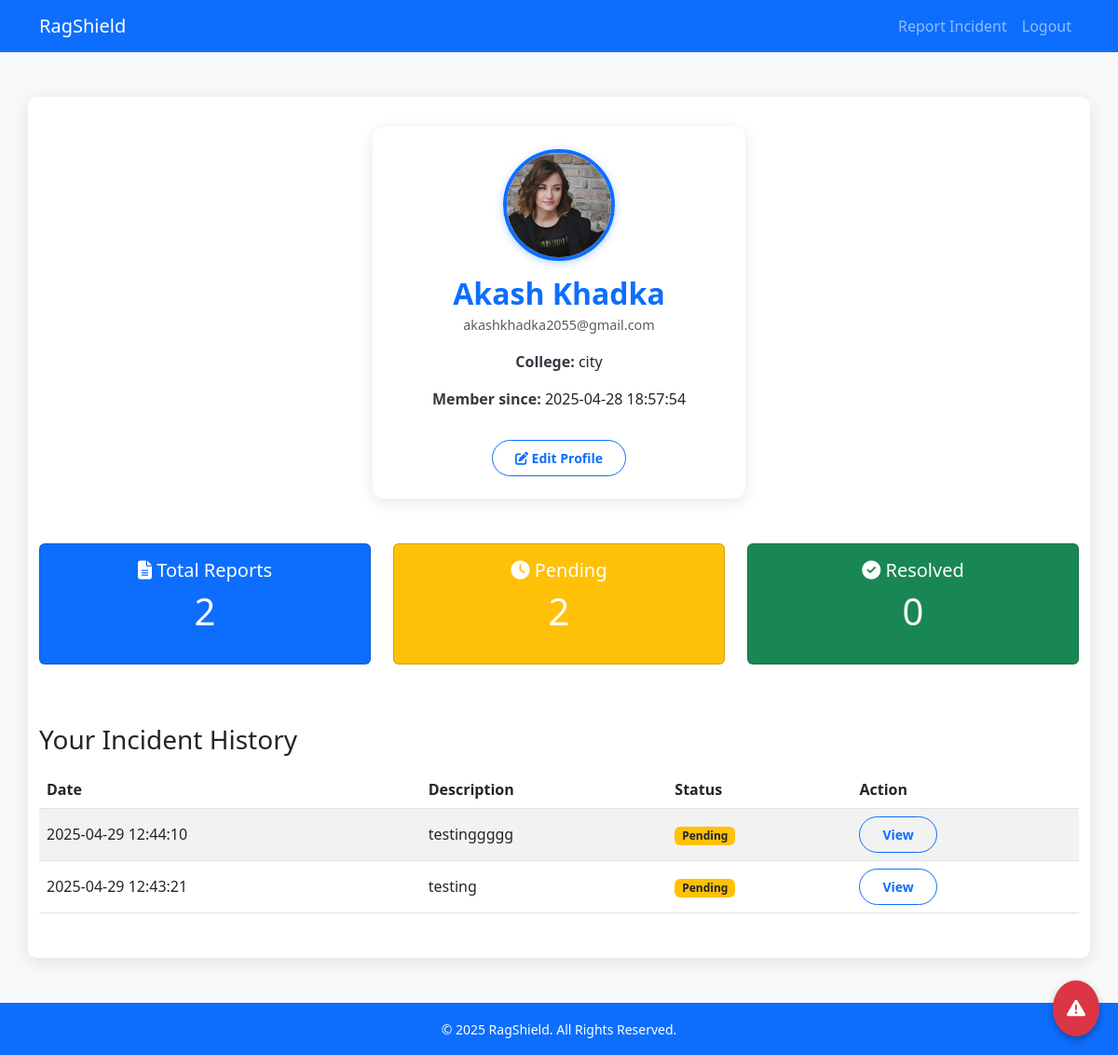
Before: /profile (signed in) with the older database file.
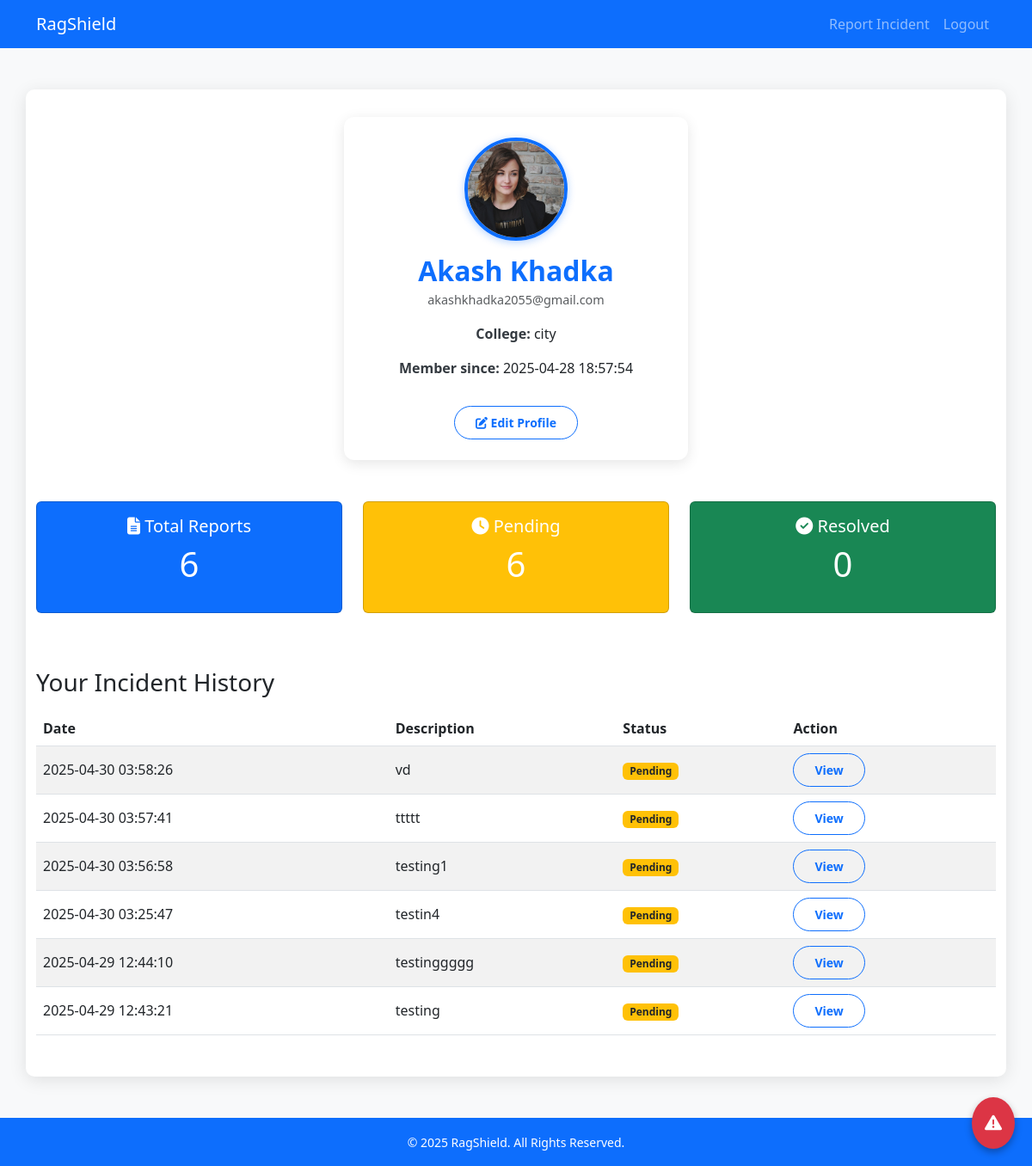
After: the same page with the newer database file.
### app.py (models this page shows)
class User(db.Model):
    id = db.Column(db.Integer, primary_key=True)
    name = db.Column(db.String(100), nullable=False)
    email = db.Column(db.String(100), unique=True, nullable=False)
    password = db.Column(db.String(100), nullable=False)
    college_name = db.Column(db.String(100), nullable=False)
    id_card = db.Column(db.String(100))
    registration_date = db.Column(db.DateTime, default=db.func.current_timestamp())

class Incident(db.Model):
    id = db.Column(db.Integer, primary_key=True)
    user_id = db.Column(db.Integer, db.ForeignKey('user.id'), nullable=False)
    description = db.Column(db.Text, nullable=False)
    file_paths = db.Column(db.Text)
    status = db.Column(db.String(20), default='pending')  # Added status column
    report_date = db.Column(db.DateTime, default=db.func.current_timestamp())

### app.py (the view)
@app.route('/profile')
def profile():
    user_id = session.get('user_id')
    app.logger.debug(f"profile route accessed, session user_id: {user_id}")
    print(f"DEBUG: profile route accessed, session user_id: {user_id}")
    if not user_id:
        flash('Please log in to access your profile.', 'warning')
        return redirect(url_for('login'))
    user = User.query.get(user_id)
    if not user:
        flash('User not found.', 'danger')
        return redirect(url_for('login'))
    total_reports = Incident.query.filter_by(user_id=user_id).count()
    pending_reports = Incident.query.filter_by(user_id=user_id, status='pending').count()
    resolved_reports = Incident.query.filter_by(user_id=user_id, status='resolved').count()
    stats = {
        'total_reports': total_reports,
        'pending_reports': pending_reports,
        'resolved_reports': resolved_reports
    }
    incidents = Incident.query.filter_by(user_id=user_id).order_by(Incident.report_date.desc()).all()
    return render_template('profile.html', user=user, stats=stats, incidents=incidents)

### templates/profile.html (shortened to what this page needs)
<!DOCTYPE html>
<html lang="en">
<head>
  <link href="https://cdn.jsdelivr.net/npm/bootstrap@5.3.0/dist/css/bootstrap.min.css" rel="stylesheet"/>
  <link href="https://cdn.jsdelivr.net/npm/aos@2.3.4/dist/aos.css" rel="stylesheet"/>
  <link rel="stylesheet" href="https://cdnjs.cloudflare.com/ajax/libs/font-awesome/6.4.0/css/all.min.css"/>
</head>
<body>
  <nav class="navbar navbar-expand-lg navbar-dark bg-primary">
    <div class="container">
      <a class="navbar-brand" href="{{ url_for('index') }}">RagShield</a>
      <div class="collapse navbar-collapse" id="nav">
        <ul class="navbar-nav ms-auto">
          <li class="nav-item"><a class="nav-link" href="{{ url_for('report_incident') }}">Report Incident</a></li>
          <li class="nav-item"><a class="nav-link" href="{{ url_for('logout') }}">Logout</a></li>
        </ul>
      </div>
    </div>
  </nav>
  <main class="container my-5" data-aos="fade-up">
    <div class="profile-card p-4 text-center mb-5" data-aos="fade-down">
      {% if user.id_card %}
        <img src="{{ url_for('static',filename='uploads/'+user.id_card) }}"
             alt="ID Card" class="profile-pic mb-3">
      {% else %}
        <img src="{{ url_for('static',filename='images/profile-placeholder.png') }}"
             alt="Profile" class="profile-pic mb-3">
      {% endif %}
      <h2>{{ user.name }}</h2>
      <p class="text-muted">{{ user.email }}</p>
      <p><strong>College:</strong> {{ user.college_name }}</p>
      <p><strong>Member since:</strong> {{ user.registration_date }}</p>
      <a href="{{ url_for('edit_profile') }}" class="btn btn-outline-primary btn-sm mt-3">
        <i class="fas fa-edit"></i> Edit Profile
      </a>
    </div>
    <div class="row mb-5" data-aos="fade-up">
      <div class="col-md-4">
        <div class="card stat-card text-white bg-primary mb-3">
          <div class="card-body">
            <h5><i class="fas fa-file-alt"></i> Total Reports</h5>
            <p class="display-6">{{ stats.total_reports }}</p>
          </div>
        </div>
      </div>
      <div class="col-md-4">
        <div class="card stat-card text-white bg-warning mb-3">
          <div class="card-body">
            <h5><i class="fas fa-clock"></i> Pending</h5>
            <p class="display-6">{{ stats.pending_reports }}</p>
          </div>
        </div>
      </div>
      <div class="col-md-4">
        <div class="card stat-card text-white bg-success mb-3">
          <div class="card-body">
            <h5><i class="fas fa-check-circle"></i> Resolved</h5>
            <p class="display-6">{{ stats.resolved_reports }}</p>
          </div>
        </div>
      </div>
    </div>
    <div data-aos="fade-up">
      <h3 class="mb-3">Your Incident History</h3>
      {% if incidents %}
        <div class="table-responsive">
          <table class="table table-striped reports-table">
            <thead>
              <tr><th>Date</th><th>Description</th><th>Status</th><th>Action</th></tr>
            </thead>
            <tbody>
              {% for rpt in incidents %}
              <tr>
                <td>{{ rpt.report_date }}</td>
                <td>{{ rpt.description|truncate(50) }}</td>
                <td>
                  {% if rpt.status=='pending' %}
                    <span class="badge bg-warning text-dark">Pending</span>
                  {% else %}
                    <span class="badge bg-success">Resolved</span>
                  {% endif %}
                </td>
                <td>
                  <button class="btn btn-sm btn-outline-primary view-incident-btn" data-incident-id="{{ rpt.id }}">View</button>
                </td>
              </tr>
              {% endfor %}
            </tbody>
          </table>
        </div>
      {% else %}
        <p class="text-muted">You haven’t reported any incidents yet.</p>
      {% endif %}
    </div>
  </main>
  <button id="emergencyBtn" data-bs-toggle="modal" data-bs-target="#emergencyModal">
    <i class="fas fa-exclamation-triangle"></i>
  </button>
  <div id="toastContainer" class="position-fixed top-0 end-0 p-3"></div>
  <footer class="bg-primary text-white text-center py-3 mt-auto">
    <small>&copy; 2025 RagShield. All Rights Reserved.</small>
  </footer>
</body>
</html>

### templates/profile.html (style rules this page uses)
html, body { height:100%; margin:0; font-family: 'Segoe UI', Tahoma, Geneva, Verdana, sans-serif; background: #f8f9fa; }
body { display:flex; flex-direction:column; }
main { flex:1; padding: 2rem; max-width: 900px; margin: auto; background: white; border-radius: 10px; box-shadow: 0 4px 20px rgba(0,0,0,0.1); }
.profile-card { max-width:400px; margin:auto; border-radius:.75rem; box-shadow:0 4px 16px rgba(0,0,0,0.1); background: #ffffff; padding: 2rem; text-align: center; transition: box-shadow 0.3s ease; }
.profile-pic { width:120px; height:120px; object-fit:cover; border-radius:50%; border:4px solid #0d6efd; margin-bottom: 1rem; box-shadow: 0 2px 10px rgba(13, 110, 253, 0.3); }
h2 { font-weight: 700; color: #0d6efd; margin-bottom: 0.25rem; }
p.text-muted { font-size: 0.9rem; color: #6c757d; margin-bottom: 1rem; }
p strong { color: #343a40; }
.btn-outline-primary { border-radius: 50px; padding: 0.5rem 1.5rem; font-weight: 600; transition: background-color 0.3s ease, color 0.3s ease; }
.stat-card .card-body { text-align:center; }
.reports-table th, .reports-table td { vertical-align:middle; }
#emergencyBtn { position:fixed; bottom:20px; right:20px; background:#dc3545; color:#fff; border:none; border-radius:50%; padding:15px; font-size:20px; box-shadow:0 4px 8px rgba(0,0,0,0.3); z-index:1050; transition:transform .2s; }

Changed rows visible on the page:
added Incident: report_date "2025-04-30 03:58:26", description "vd", status "Pending"
added Incident: report_date "2025-04-30 03:57:41", description "ttttt", status "Pending"
added Incident: report_date "2025-04-30 03:56:58", description "testing1", status "Pending"
added Incident: report_date "2025-04-30 03:25:47", description "testin4", status "Pending"
Other visible differences:
{{ stats.total_reports }}: "2" → "6"
{{ stats.pending_reports }}: "2" → "6"
